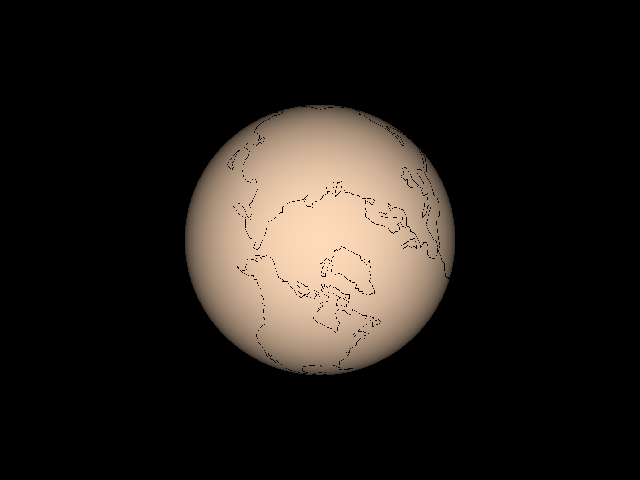

Here is the Python script that generated this plot:
#!/usr/bin/env python

# Render Earth continent outlines on a sphere using vtkEarthSource.

# Factory overrides: importing these modules registers the OpenGL rendering
# and interaction style implementations for vtkRenderingCore factory classes.
import vtkmodules.vtkInteractionStyle  # noqa: F401
import vtkmodules.vtkRenderingOpenGL2  # noqa: F401
# VTK pipeline classes used in this example
from vtkmodules.vtkFiltersHybrid import vtkEarthSource
from vtkmodules.vtkFiltersSources import vtkSphereSource
from vtkmodules.vtkRenderingCore import (
    vtkActor,
    vtkPolyDataMapper,
    vtkRenderWindow,
    vtkRenderWindowInteractor,
    vtkRenderer,
)

# Colors (normalized RGB)
black_rgb = (0.0, 0.0, 0.0)
peach_puff_rgb = (1.0, 0.855, 0.725)

# Source: generate Earth continent outlines
earth_source = vtkEarthSource()
earth_source.OutlineOn()
earth_source.Update()

# Source: generate a sphere matching the Earth source radius
sphere_source = vtkSphereSource()
sphere_source.SetThetaResolution(100)
sphere_source.SetPhiResolution(100)
sphere_source.SetRadius(earth_source.GetRadius())

# Mapper and actor: Earth outlines
earth_mapper = vtkPolyDataMapper()
earth_mapper.SetInputConnection(earth_source.GetOutputPort())

earth_actor = vtkActor()
earth_actor.SetMapper(earth_mapper)
earth_actor.GetProperty().SetColor(black_rgb)

# Mapper and actor: background sphere
sphere_mapper = vtkPolyDataMapper()
sphere_mapper.SetInputConnection(sphere_source.GetOutputPort())

sphere_actor = vtkActor()
sphere_actor.SetMapper(sphere_mapper)
sphere_actor.GetProperty().SetColor(peach_puff_rgb)

# Renderer: assemble the scene
renderer = vtkRenderer()
renderer.AddActor(earth_actor)
renderer.AddActor(sphere_actor)
renderer.SetBackground(black_rgb)

# Window: display the rendered scene
render_window = vtkRenderWindow()
render_window.AddRenderer(renderer)
render_window.SetWindowName("earth source")
render_window.SetMultiSamples(0)
render_window.SetSize(640, 480)

# Interactor: handle mouse and keyboard events
render_window_interactor = vtkRenderWindowInteractor()
render_window_interactor.SetRenderWindow(render_window)

# Launch the interactive visualization
render_window_interactor.Initialize()
render_window_interactor.Start()
